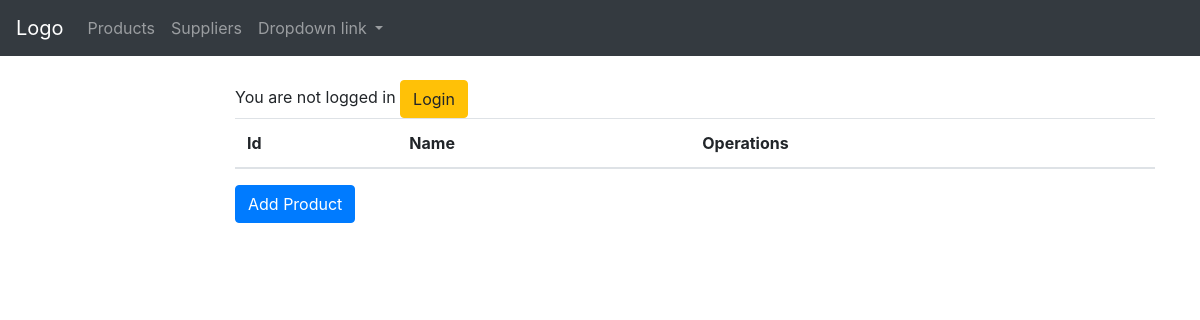
Before: / with the older database file.
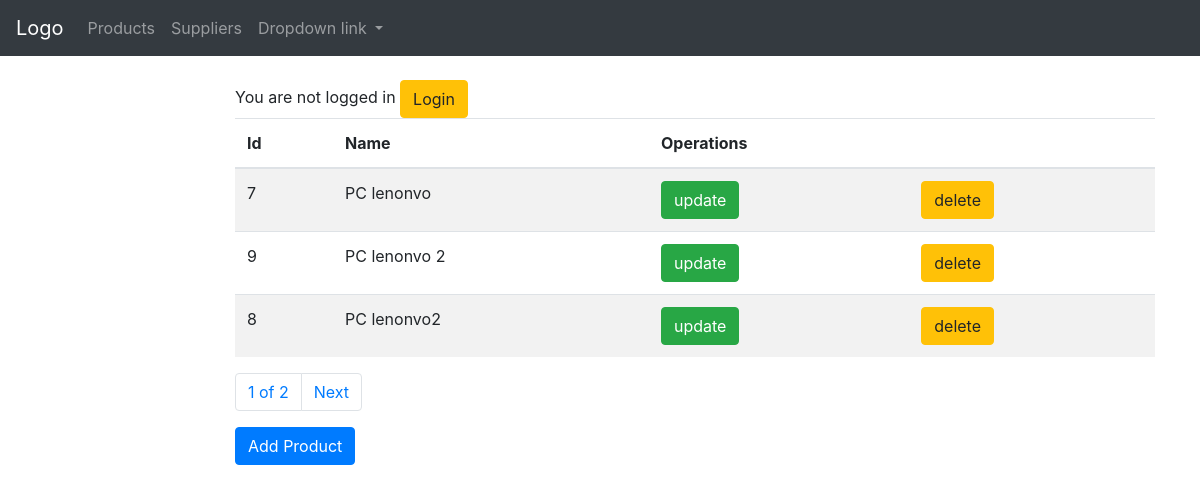
After: the same page with the newer database file.
### products/models.py (models this page shows, shortened)
class Product(models.Model):
    TYPE_CHOICES = [(1, "Personal Computer"), (2, "Home Electric"), (3, "Food")]
    pid = models.AutoField(primary_key=True)
    name = models.CharField(max_length=200,unique=True)
    description = models.CharField(max_length=500)
    active = models.BooleanField()
    supplier_email = models.EmailField()
    type= models.IntegerField(choices=TYPE_CHOICES)
    purchase_date = models.DateField()
    quantity = models.IntegerField()
    supplier = models.ForeignKey(Supplier , related_name="sproducts", on_delete=models.CASCADE,default=0)

### products/views.py (the view)
# urls.py: path("", login_required( views.ProductList.as_view(), login_url="accounts:login" ), name="homepage"),
class ProductList(ListView):
    model = Product
    template_name = "homepage.html"
    success_url = reverse_lazy("products:homepage")
    context_object_name = "products"
    paginate_by = 3
    def get_queryset(self):
        return  Product.objects.filter(supplier=Supplier.objects.get(name="Hossam")).order_by("name")

### templates/homepage.html (shortened to what this page needs)
{%  extends 'base.html' %}
{% block 'body1' %}
{% if not user.is_authenticated %}
You are not logged in <a href="{% url 'accounts:login' %}"  class="btn btn-warning">Login</a>
{%else%}
Welcome {{user.username}} <a href="{% url 'accounts:logout' %}"  class="btn btn-warning">Logout</a>
{%endif%}
<table class="table table-border table-striped table-hover">
 <thead><tr><th>Id</th><th>Name</th><th colspan="2">Operations</th></tr>
 </thead>
 <tbody>
{% for i in products %}
 <tr><td>{{i.pid}}</td><td> {{i.name}}</td><td><a href="{% url 'products:update' i.pk  %}"  class="btn btn-success">update</a></td>
  <td><a href="{% url 'products:delete' i.pk  %}"  class="btn btn-warning">delete</a></td></tr>
{% endfor %}
 </tbody>
</table>
{% if is_paginated %}
<ul class="pagination">
 <li class="page-item"><a class="page-link" href="#"> {{page_obj.number}} of {{paginator.num_pages}}</a></li>
  {%  if page_obj.has_next %}
   <li class="page-item"><a class="page-link" href="?page={{page_obj.next_page_number}}">Next</a></li>
{%endif%}
</ul>
{%endif%}
<a href="{% url 'products:add'%}" class="btn btn-primary">Add Product</a>
{% endblock %}

### templates/base.html (shortened to what this page needs)
<!DOCTYPE html>
<html lang="en">
<head>
  <link rel="stylesheet" href="https://cdn.jsdelivr.net/npm/bootstrap@4.6.2/dist/css/bootstrap.min.css">
</head>
<body>
{% include 'header.html' %}
<div class="container">
  <div class="row">
  <div class="col-md-2"></div>
  <div class="col-md-10">
  {% block 'body1' %} {% endblock %}
</div>
  </div>
</div>
</body>
</html>

### templates/header.html (shortened to what this page needs)
{% load static %}
<nav class="navbar navbar-expand-sm bg-dark navbar-dark">
  <a class="navbar-brand" href="#">Logo</a>
  <ul class="navbar-nav">
    <li class="nav-item">
      <a class="nav-link" href="{% url 'products:homepage' %}">Products</a>
    </li>
    <li class="nav-item">
      <a class="nav-link" href="{% url 'suppliers:homepage' %}">Suppliers</a>
    </li>
    <li class="nav-item dropdown">
      <a class="nav-link dropdown-toggle" href="#" id="navbardrop" data-toggle="dropdown">
        Dropdown link
      </a>
    </li>
  </ul>
</nav>
<br>

Changed rows visible on the page:
added Product: pid "7", name "PC lenonvo"
added Product: pid "9", name "PC lenonvo 2"
added Product: pid "8", name "PC lenonvo2"
Other visible differences:
{{ page_obj.number }}: (not shown) → "1"
{{ paginator.num_pages }}: (not shown) → "2"
text now shown: "of Next"
